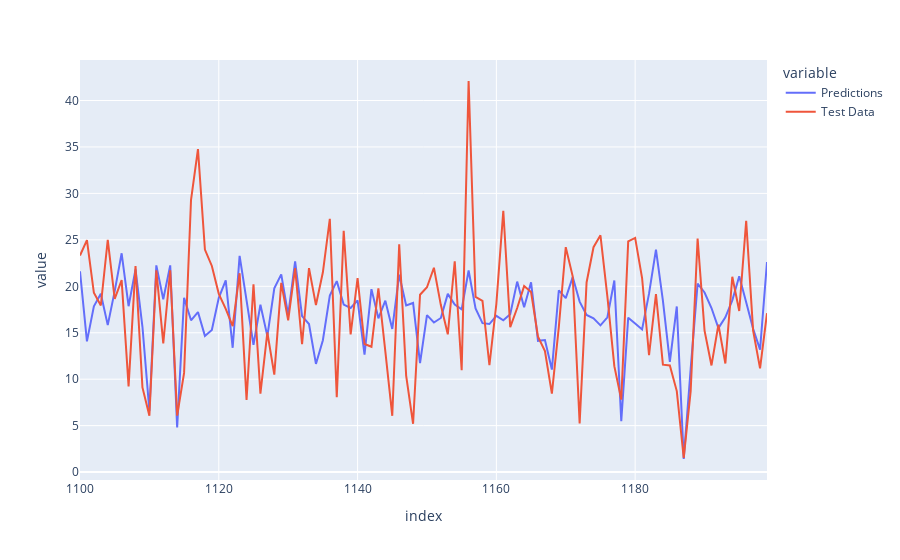

Notebook code for this chart:
### Markdown cell above
#### Plotting predictions

### Code cell
# Creates a dataframe with concatenated data just to plot
df_to_plot = pd.concat([Y_pred, Y_test], axis=1)

# Plot 
fig = px.line(df_to_plot[1100:1200], y=['Predictions', 'Test Data'])

# Show plot 
fig.show()
